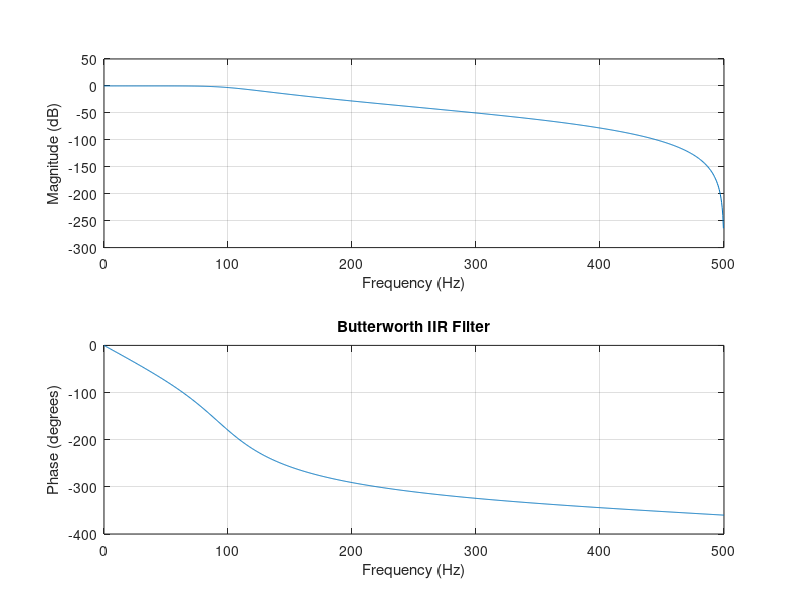

Recreate this plot in MATLAB.
clc;
clear;
close all;

Fs = 1000;

order = 30;
cutoff = 100/(Fs/2);

%% FIR Filter
b_fir = fir1(order,cutoff);

%% IIR Butterworth Filter
[b_iir,a_iir] = butter(4,cutoff);

figure;

subplot(2,1,1)
freqz(b_fir,1,1024,Fs)
title('FIR Low-Pass Filter')

subplot(2,1,2)
freqz(b_iir,a_iir,1024,Fs)
title('Butterworth IIR Filter')
